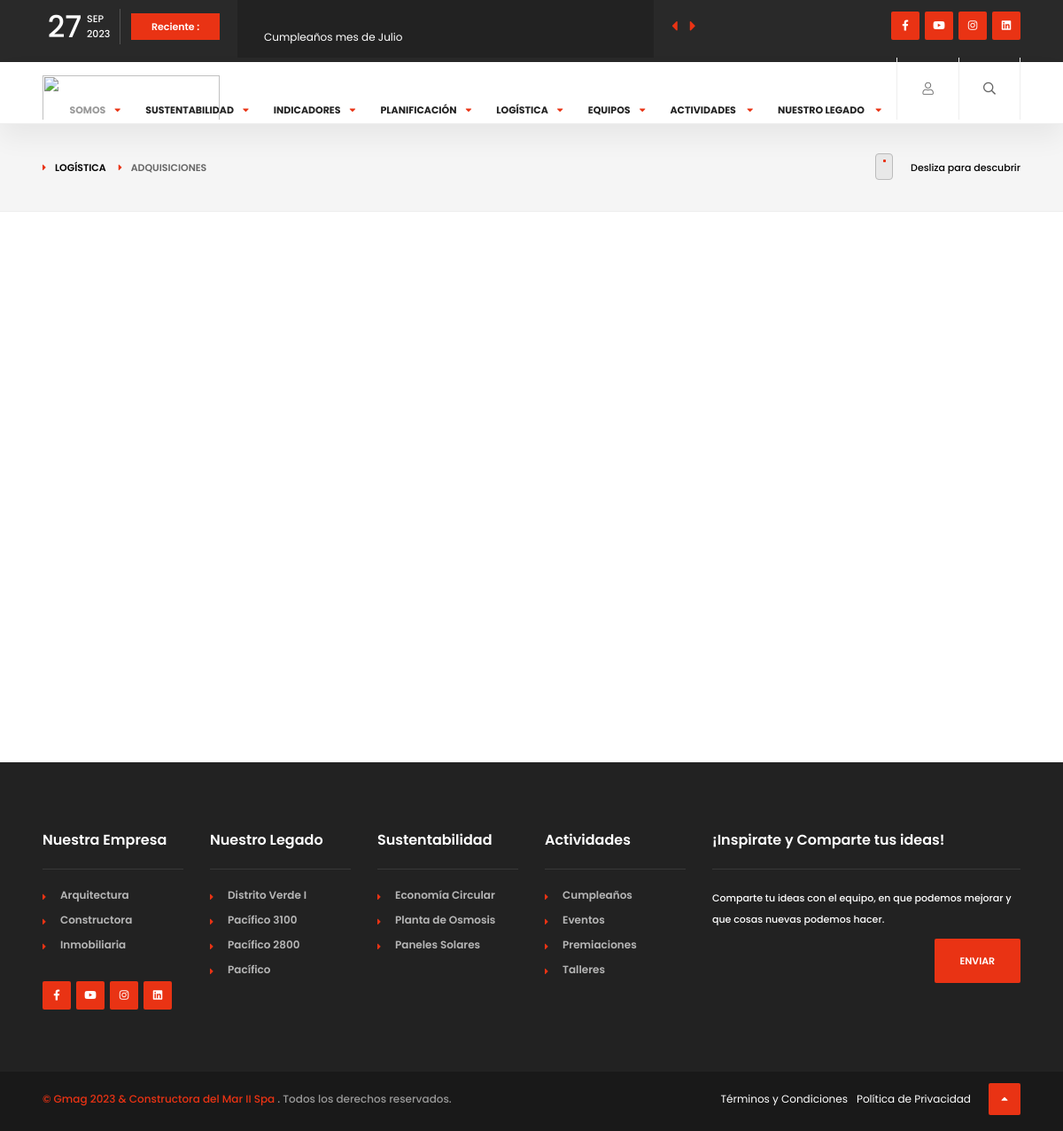
Page /logistica/1/ on the committed database.
### contenido/models.py (models this page shows, shortened)
class Actividade(models.Model):
    categoria_actividad = models.CharField(verbose_name="Categoria Actividad", max_length=10, blank=False, null=False, choices=CAT_ACT_CHOISES,
                                              default=event)
    nombre_actividad = models.CharField(verbose_name="Actividad", max_length=80, blank=False,null=False)
    portada_actividad = models.ImageField(verbose_name="Portada", upload_to='actividades/portadas', null=True)
    fecha_actividad = models.DateField(verbose_name="Fecha Actividad", null=True)
    resegna_actividad = models.TextField(verbose_name="Reseña de la Actividad")
    mostrar_inicio = models.CharField(verbose_name="Mostrar en Inicio", max_length=10, blank=False, null=False, choices=SHOW_CHOISES,
                                              default=hide)
    is_active_actividad = models.CharField(verbose_name="Estado Actividad", max_length=10, blank=False, null=False, choices=IS_ACTIVE_CHOICES,
                                              default=is_active)
    class Meta:
        db_table = "actividad"

### logistica/models.py (models this page shows)
class Reporte(models.Model):
    titulo_reporte = models.CharField(verbose_name="Titulo Reporte", max_length=100, blank=False,null=False)
    fecha_reporte = models.DateField(verbose_name="Fecha Reporte")
    url_reporte = models.TextField(verbose_name="Url de la Reporte")
    is_active_reporte = models.CharField(verbose_name="Estado Reporte", max_length=10, blank=False, null=False,
                                         choices=IS_ACTIVE_CHOICES,
                                         default=is_active)
    def __str__(self):
        return self.titulo_reporte
    class Meta:
        db_table = "reporte"

### blogapp/views.py (the view)
# urls.py: path('logistica/<int:reporte_id>/', views.reportes_logistica, name="Dashboard"),
def reportes_logistica(request, reporte_id):
    reportes = Reporte.objects.filter(id=reporte_id)
    data_common = datos_comunes()  # Diccionario global
    return render(request, "logistica/dashboard.html", {'reportes': reportes,
                                                        **data_common})

### templates/logistica/dashboard.html (shortened to what this page needs)
{% extends "pages/base.html" %}
{% load static %}
{% block contenido %}
<div class="breadcrumbs-header fl-wrap">
    <div class="container">
        <div class="breadcrumbs-header_url">
            <a href="#">Logística</a>
            <span>{{reportes.0}}</span>
        </div>
        <div class="scroll-down-wrap">
            <div class="mousey">
                <div class="scroller"></div>
            </div>
            <span>Desliza para descubrir</span>
        </div>
    </div>
</div>
<div class="container">
    <div class="main-container fl-wrap">
    <div style="width: 100%;">
        <div style="position: relative; padding-bottom: 56.25%; padding-top: 0; height: 0;">
            {% for reporte in reportes %}
            <iframe width="1024" height="720"
                    src="{{reporte.url_reporte}}"
                    frameborder="0" allowFullScreen="true"></iframe>
            {% endfor%}
        </div>
    </div>
</div>
</div>
{% endblock contenido %}

### templates/pages/base.html (shortened to what this page needs)
{% load static %}
<!DOCTYPE HTML>
<html lang="en">
<head>
    <link type="text/css" rel="stylesheet" href="{% static 'css/plugins.css' %}">
    <link type="text/css" rel="stylesheet" href="{% static 'css/style.css' %}">
    <link type="text/css" rel="stylesheet" href="{% static 'css/color.css'%}">
</head>
<body>
<div id="main">
    <header class="main-header">
        <div class="top-bar fl-wrap">
            <div class="container">
                <div class="date-holder">
                    <span class="date_num"></span>
                    <span class="date_mounth"></span>
                    <span class="date_year"></span>
                </div>
                <div class="header_news-ticker-wrap">
                    <div class="hnt_title">Reciente :</div>
                    <div class="header_news-ticker fl-wrap">
                        <ul>
                            {% for actividad in actividades%}
                            <li><a href="#">{{actividad.nombre_actividad}}</a></li>
                            {% endfor %}
                        </ul>
                    </div>
                    <div class="n_contr-wrap">
                        <div class="n_contr p_btn"><i class="fas fa-caret-left"></i></div>
                        <div class="n_contr n_btn"><i class="fas fa-caret-right"></i></div>
                    </div>
                </div>
                <ul class="topbar-social">
                    <li><a href="#" target="_blank"><i class="fab fa-facebook-f"></i></a></li>
                    <li><a href="#" target="_blank"><i class="fab fa-youtube"></i></a></li>
                    <li><a href="#" target="_blank"><i class="fab fa-instagram"></i></a></li>
                    <li><a href="#" target="_blank"><i class="fab fa-linkedin"></i></a></li>
                </ul>
            </div>
        </div>
        <div class="header-inner fl-wrap">
            <div class="container">
                <a href="{% url 'Home' %}" class="logo-holder"><img src="{% static 'images/newlogo.png' %}" alt=""></a>
                <div class="search_btn htact show_search-btn"><i class="far fa-search"></i> </div>
                <div class="srf_btn htact show-reg-form"><i class="fal fa-user"></i> <span class="header-tooltip">Sign In</span>
                </div>
                <div class="nav-holder main-menu">
                    <nav>
                        <ul>
                            <li>
                                <a href="#" class="act-link">Somos</a>
                            </li>
                            <li>
                                <a href="#">Sustentabilidad<i class="fas fa-caret-down"></i></a>
                            </li>
                            <li>
                                <a href="#">Indicadores<i class="fas fa-caret-down"></i></a>
                            </li>
                            <li>
                                <a href="#">Planificación<i class="fas fa-caret-down"></i></a>
                            </li>
                            <li>
                                <a href="#">Logística<i class="fas fa-caret-down"></i></a>
                            </li>
                            <li><a href="#">Equipos<i class="fas fa-caret-down"></i></a>
                            </li>
                            <li>
                                <a href="#">Actividades <i class="fas fa-caret-down"></i></a>
                            </li>
                            <li>
                                <a href="#">Nuestro Legado <i class="fas fa-caret-down"></i></a>
                            </li>
                        </ul>
                    </nav>
                </div>
            </div>
        </div>
    </header>
    <div id="wrapper">
        <div class="content">
            {% block contenido %}
            {% endblock contenido %}
        </div>
        <footer class="fl-wrap main-footer">
            <div class="container">
                <div class="footer-widget-wrap fl-wrap">
                    <div class="row">
                        <div class="col-md-2">
                            <div class="footer-widget">
                                <div class="footer-widget-title">Nuestra Empresa</div>
                                <div class="footer-widget-content">
                                    <div class="footer-list footer-box fl-wrap">
                                        <ul>
                                            <li><a href="#">Arquitectura</a></li>
                                            <li><a href="#">Constructora</a></li>
                                            <li><a href="#">Inmobiliaria</a></li>
                                        </ul>
                                    </div>
                                </div>
                                <div class="footer-social fl-wrap">
                                    <ul>
                                        <li><a href="https://www.facebook.com/icpacifico?mibextid=ZbWKwL"
                                               target="_blank"><i class="fab fa-facebook-f"></i></a></li>
                                        <li><a href="https://youtube.com/@ICPacifico?si=KJ89M2mSK5JeY9iA"
                                               target="_blank"><i class="fab fa-youtube"></i></a></li>
                                        <li><a href="https://instagram.com/costanerapacifico?igshid=NjIwNzIyMDk2Mg=="
                                               target="_blank"><i class="fab fa-instagram"></i></a></li>
                                        <li><a href="https://www.linkedin.com/company/inmobiliaria-costanera-pacifico/"
                                               target="_blank"><i class="fab fa-linkedin"></i></a></li>
                                    </ul>
                                </div>
                            </div>
                        </div>
                        <div class="col-md-2">
                            <div class="footer-widget">
                                <div class="footer-widget-title">Nuestro Legado</div>
                                <div class="footer-widget-content">
                                    <div class="footer-list footer-box fl-wrap">
                                        <ul>
                                            <li><a href="{% url 'Proyecto' 4 %}">Distrito Verde I</a></li>
                                            <li><a href="{% url 'Proyecto' 3 %}">Pacífico 3100</a></li>
                                            <li><a href="{% url 'Proyecto' 2 %}">Pacífico 2800</a></li>
                                            <li><a href="{% url 'Proyecto' 1 %}">Pacífico</a></li>
                                        </ul>
                                    </div>
                                </div>
                            </div>
                        </div>
                        <div class="col-md-2">
                            <div class="footer-widget">
                                <div class="footer-widget-title">Sustentabilidad</div>
                                <div class="footer-widget-content">
                                    <div class="footer-list footer-box fl-wrap">
                                        <ul>
                                            <li><a href="{% url 'Practica' 1 %}">Economía Circular</a></li>
                                            <li><a href="{% url 'Practica' 2 %}">Planta de Osmosis</a></li>
                                            <li><a href="{% url 'Practica' 3 %}">Paneles Solares</a></li>
                                        </ul>
                                    </div>
                                </div>
                            </div>
                        </div>
                        <div class="col-md-2">
                            <div class="footer-widget">
                                <div class="footer-widget-title">Actividades</div>
                                <div class="footer-widget-content">
                                    <div class="footer-list footer-box fl-wrap">
                                        <ul>
                                            <li><a href="{% url 'List_Cumples' %}">Cumpleaños</a></li>
                                            <li><a href="{% url 'List_Eventos' %}">Eventos</a></li>
                                            <li><a href="{% url 'List_Premiaciones' %}">Premiaciones</a></li>
                                            <li><a href="{% url 'List_Talleres' %}">Talleres</a></li>
                                        </ul>
                                    </div>
                                </div>
                            </div>
                        </div>
                        <div class="col-md-4">
                            <div class="footer-widget">
                                <div class="footer-widget-title">¡Inspirate y Comparte tus ideas!</div>
                                <div class="footer-widget-content">
                                    <div class="subcribe-form fl-wrap">
                                        <p>Comparte tu ideas con el equipo, en que podemos mejorar y que cosas nuevas
                                            podemos
                                            hacer.</p>
                                        <form method="post">
                                            <button type="submit" id="subscribe-button"
                                                    class="subscribe-button color-bg">Enviar
                                            </button>
                                        </form>
                                    </div>
                                </div>
                            </div>
                        </div>
                    </div>
                </div>
            </div>
            <div class="footer-bottom fl-wrap">
                <div class="container">
                    <div class="copyright"><span>&#169; Gmag 2023 & Constructora del Mar II Spa</span> . Todos los
                        derechos reservados.
                    </div>
                    <div class="to-top"><i class="fas fa-caret-up"></i></div>
                    <div class="subfooter-nav">
                        <ul>
                            <li><a href="#">Términos y Condiciones</a></li>
                            <li><a href="#">Política de Privacidad</a></li>
                        </ul>
                    </div>
                </div>
            </div>
        </footer>
    </div>
</div>
</body>
</html>

### rows in the picture
Actividade: nombre_actividad "Cumpleaños mes de Julio"
Reporte: titulo_reporte "ADQUISICIONES"
